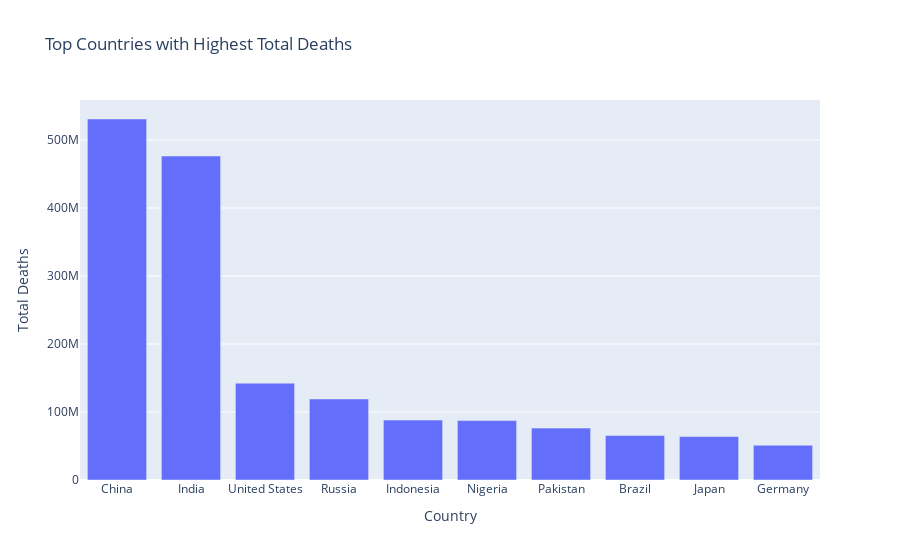

Here is the notebook cell this chart was saved with:
### Code cell
top_countries = data.groupby('Country').sum().sort_values(by='Total', ascending=False).head(10).reset_index()

fig = px.bar(top_countries, x='Country', y='Total', title='Top Countries with Highest Total Deaths', labels={'Country': 'Country', 'Total': 'Total Deaths'})
fig.show()

### Figure 1 — Plotly figure (JSON) as saved in the notebook; plotly's stock layout.template omitted (floating-point values rounded to 4 significant figures)
{"data": [{"alignmentgroup": "True", "hovertemplate": "Country=%{x}<br>Total Deaths=%{y}<extra></extra>", "legendgroup": "", "marker": {"color": "#636efa", "pattern": {"shape": ""}}, "name": "", "offsetgroup": "", "orientation": "v", "showlegend": false, "textposition": "auto", "type": "bar", "x": ["China", "India", "United States", "Russia", "Indonesia", "Nigeria", "Pakistan", "Brazil", "Japan", "Germany"], "xaxis": "x", "y": [530816212, 476316330, 142395604, 119182310, 88093882, 87340028, 76303756, 65348224, 63845614, 51119334], "yaxis": "y"}], "layout": {"barmode": "relative", "legend": {"tracegroupgap": 0}, "title": {"text": "Top Countries with Highest Total Deaths"}, "xaxis": {"anchor": "y", "domain": [0, 1], "title": {"text": "Country"}}, "yaxis": {"anchor": "x", "domain": [0, 1], "title": {"text": "Total Deaths"}}}}
